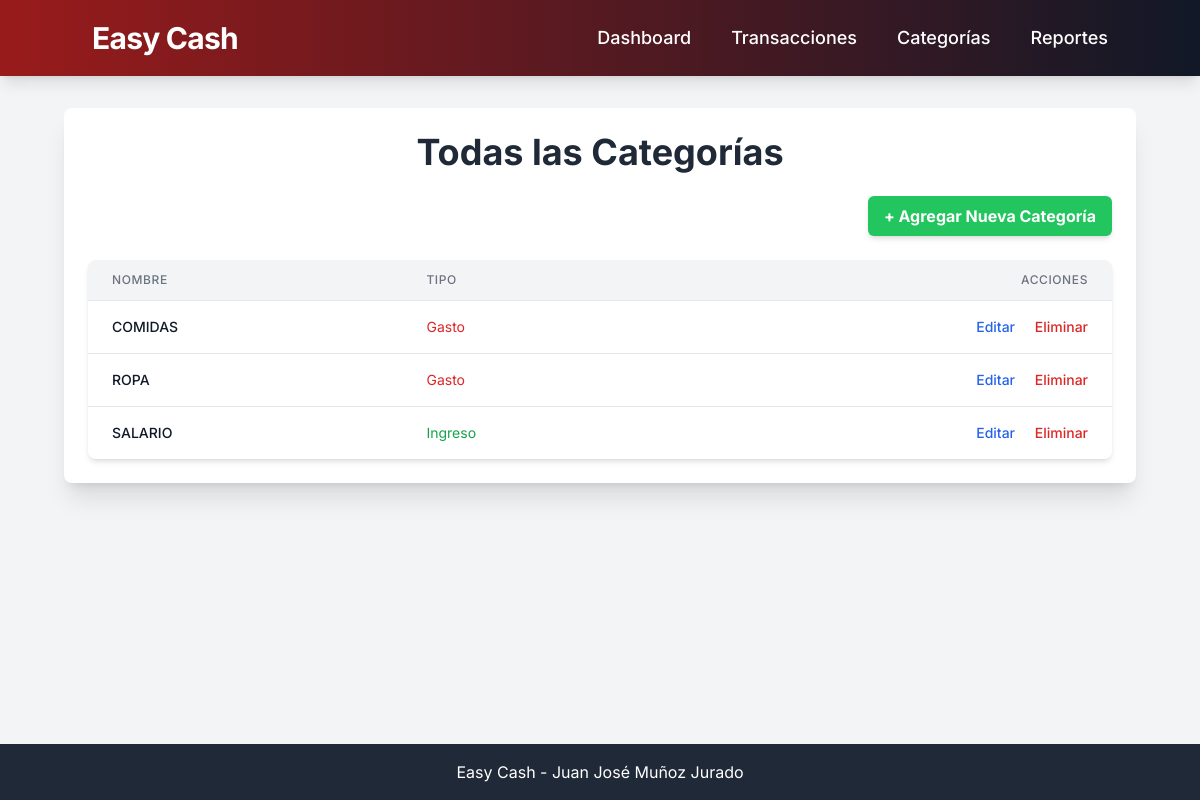
Page /gastos/categorias/ on the committed database.
### gastos/models.py (models this page shows, shortened)
class Categoria(models.Model):
    nombre = models.CharField(max_length=100, unique=True)
    TIPO_CHOICES = [
        ('Ingreso', 'Ingreso'),
        ('Gasto', 'Gasto'),
    ]
    tipo = models.CharField(max_length=7, choices=TIPO_CHOICES)
    class Meta:
        ordering = ['nombre']
        verbose_name_plural = "Categorías"

### gastos/views.py (the view)
# urls.py: path('categorias/', views.lista_categorias, name='lista_categorias'),
def lista_categorias(request):
    categorias = Categoria.objects.all().order_by('nombre')
    context = {
        'categorias': categorias
    }
    return render(request, 'gastos/lista_categorias.html', context)

### gastos/templates/gastos/lista_categorias.html (shortened to what this page needs)
{% extends 'gastos/base.html' %}
{% block content %}
<div class="bg-white p-6 rounded-lg shadow-xl mb-8">
    <h1 class="text-4xl font-bold text-gray-800 mb-6 text-center">Todas las Categorías</h1>
    <div class="flex justify-end mb-6">
        <a href="{% url 'gastos:crear_categoria' %}" class="bg-green-500 hover:bg-green-600 text-white font-bold py-2 px-4 rounded-md transition duration-300 shadow-md">
            + Agregar Nueva Categoría
        </a>
    </div>
    {% if categorias %}
    <div class="overflow-x-auto bg-gray-50 rounded-lg shadow-md">
        <table class="min-w-full divide-y divide-gray-200">
            <thead class="bg-gray-100">
                <tr>
                    <th scope="col" class="px-6 py-3 text-left text-xs font-medium text-gray-500 uppercase tracking-wider">Nombre</th>
                    <th scope="col" class="px-6 py-3 text-left text-xs font-medium text-gray-500 uppercase tracking-wider">Tipo</th>
                    <th scope="col" class="px-6 py-3 text-right text-xs font-medium text-gray-500 uppercase tracking-wider">Acciones</th>
                </tr>
            </thead>
            <tbody class="bg-white divide-y divide-gray-200">
                {% for categoria in categorias %}
                <tr class="hover:bg-gray-50">
                    <td class="px-6 py-4 whitespace-nowrap text-sm font-medium text-gray-900">{{ categoria.nombre }}</td>
                    <td class="px-6 py-4 whitespace-nowrap text-sm
                                {% if categoria.tipo == 'Ingreso' %}text-green-600{% else %}text-red-600{% endif %}">
                        {{ categoria.tipo }}
                    </td>
                    <td class="px-6 py-4 whitespace-nowrap text-right text-sm font-medium">
                        <a href="{% url 'gastos:editar_categoria' categoria.pk %}" class="text-blue-600 hover:text-blue-900 mr-4">Editar</a>
                        <form action="{% url 'gastos:eliminar_categoria' categoria.pk %}" method="post" class="inline">
                            <button type="submit" class="text-red-600 hover:text-red-900" onclick="return confirm('¿Estás seguro de que quieres eliminar esta categoría? Esto no eliminará las transacciones asociadas, solo las dejará sin categoría.');">Eliminar</button>
                        </form>
                    </td>
                </tr>
                {% endfor %}
            </tbody>
        </table>
    </div>
    {% else %}
    <p class="text-gray-600 text-center py-8 bg-gray-50 rounded-lg shadow-md">No hay categorías registradas. ¡Crea algunas para organizar tus transacciones!</p>
    {% endif %}
</div>
{% endblock %}

### gastos/templates/gastos/base.html (style rules this page uses)
body { font-family: 'Inter', sans-serif; background-color: #f3f4f6; }

### rows in the picture
Categoria: nombre "COMIDAS", tipo "Gasto"
Categoria: nombre "ROPA", tipo "Gasto"
Categoria: nombre "SALARIO", tipo "Ingreso"
